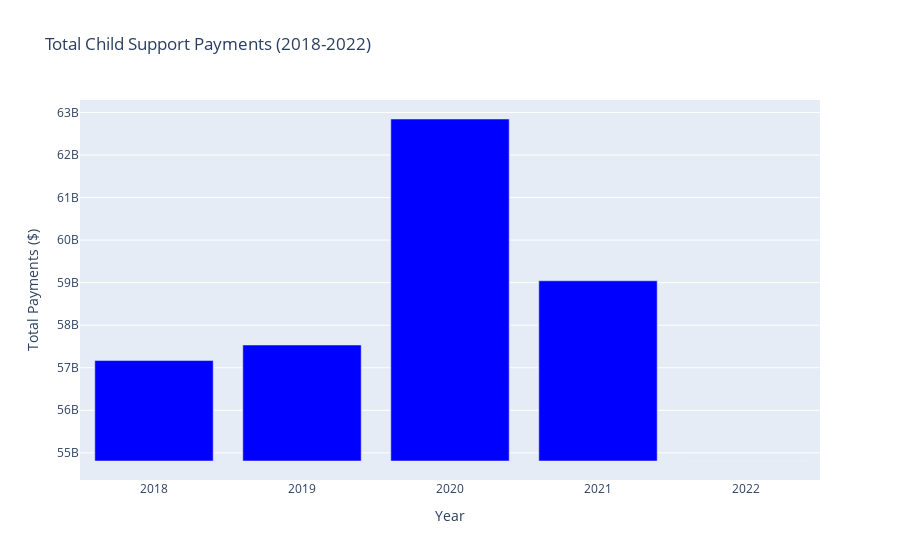

Source (notebook cell):
### Code cell
import pandas as pd
import plotly.graph_objects as go

# Load the data from the Excel file specifically from the 'P-4' sheet
file_path = '/Users/asmafarooq/github/mids-datasci200-fall23-Asma-Farooq/fy_2022_preliminary_data_tables.xlsx'
table_p4 = pd.read_excel(file_path, sheet_name='P-4')

# Rename the columns for clarity
table_p4.columns = ['State', '2018', '2019', '2020', '2021', '2022']

# Remove the first two rows which are not part of the data
table_p4 = table_p4.drop([0, 1])

# Convert the year columns to numeric values
table_p4[['2018', '2019', '2020', '2021', '2022']] = table_p4[['2018', '2019', '2020', '2021', '2022']].apply(pd.to_numeric, errors='coerce')

# Calculate the total payments for each year
total_payments = table_p4[['2018', '2019', '2020', '2021', '2022']].sum()

# Create a bar chart with adjusted bar width and height
fig = go.Figure(data=go.Bar(
    x=total_payments.index,
    y=total_payments - total_payments.min(),  # Increase the height of the bars
    base=total_payments.min(),  # Set the base to increase bar height
    marker_color='blue',  # Color of the bars
))

# Customize the layout of the chart
fig.update_layout(
    title='Total Child Support Payments (2018-2022)',
    xaxis_title='Year',
    yaxis_title='Total Payments ($)',
)

fig.show()

### Figure 1 — Plotly figure (JSON) as saved in the notebook; plotly's stock layout.template omitted (floating-point values rounded to 4 significant figures)
{"data": [{"base": 54808216762, "marker": {"color": "blue"}, "type": "bar", "x": ["2018", "2019", "2020", "2021", "2022"], "y": [2360528426, 2726155126, 8037289528, 4235537574, 0]}], "layout": {"autosize": true, "title": {"text": "Total Child Support Payments (2018-2022)"}, "xaxis": {"autorange": true, "range": [-0.5, 4.5], "title": {"text": "Year"}, "type": "category"}, "yaxis": {"autorange": true, "range": [54360000000.0, 63290000000.0], "title": {"text": "Total Payments ($)"}, "type": "linear"}}}
